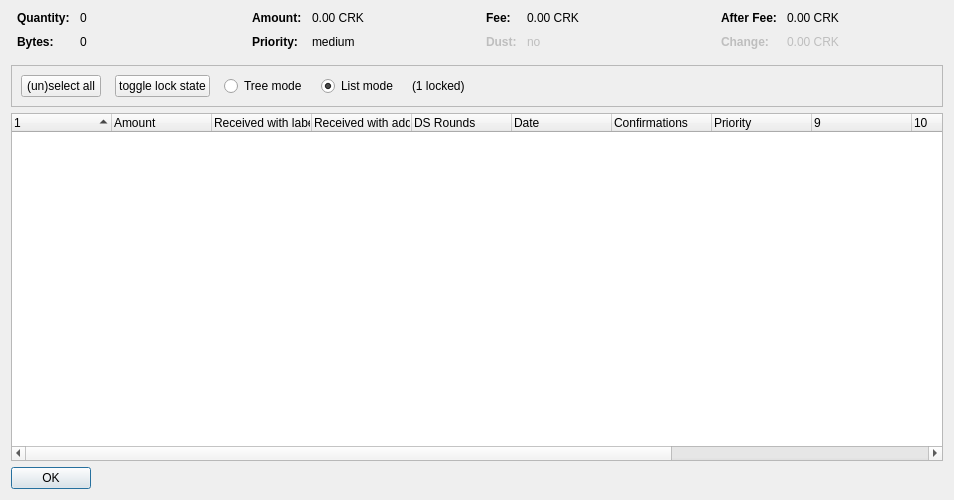
<?xml version="1.0" encoding="UTF-8"?>
<ui version="4.0">
 <class>CoinControlDialog</class>
 <widget class="QDialog" name="CoinControlDialog">
  <property name="geometry">
   <rect>
    <x>0</x>
    <y>0</y>
    <width>954</width>
    <height>500</height>
   </rect>
  </property>
  <property name="windowTitle">
   <string>Coin Selection</string>
  </property>
  <layout class="QVBoxLayout" name="verticalLayout">
   <item>
    <layout class="QHBoxLayout" name="horizontalLayoutTop" stretch="0,0,0,0">
     <property name="topMargin">
      <number>0</number>
     </property>
     <property name="bottomMargin">
      <number>10</number>
     </property>
     <item>
      <layout class="QFormLayout" name="formLayoutCoinControl1">
       <property name="horizontalSpacing">
        <number>10</number>
       </property>
       <property name="verticalSpacing">
        <number>10</number>
       </property>
       <property name="leftMargin">
        <number>6</number>
       </property>
       <property name="rightMargin">
        <number>6</number>
       </property>
       <item row="0" column="0">
        <widget class="QLabel" name="labelCoinControlQuantityText">
         <property name="font">
          <font>
           <weight>75</weight>
           <bold>true</bold>
          </font>
         </property>
         <property name="text">
          <string>Quantity:</string>
         </property>
        </widget>
       </item>
       <item row="0" column="1">
        <widget class="QLabel" name="labelCoinControlQuantity">
         <property name="cursor">
          <cursorShape>IBeamCursor</cursorShape>
         </property>
         <property name="contextMenuPolicy">
          <enum>Qt::ActionsContextMenu</enum>
         </property>
         <property name="text">
          <string notr="true">0</string>
         </property>
         <property name="textInteractionFlags">
          <set>Qt::LinksAccessibleByMouse|Qt::TextSelectableByKeyboard|Qt::TextSelectableByMouse</set>
         </property>
        </widget>
       </item>
       <item row="1" column="0">
        <widget class="QLabel" name="labelCoinControlBytesText">
         <property name="font">
          <font>
           <weight>75</weight>
           <bold>true</bold>
          </font>
         </property>
         <property name="text">
          <string>Bytes:</string>
         </property>
        </widget>
       </item>
       <item row="1" column="1">
        <widget class="QLabel" name="labelCoinControlBytes">
         <property name="cursor">
          <cursorShape>IBeamCursor</cursorShape>
         </property>
         <property name="contextMenuPolicy">
          <enum>Qt::ActionsContextMenu</enum>
         </property>
         <property name="text">
          <string notr="true">0</string>
         </property>
         <property name="textInteractionFlags">
          <set>Qt::LinksAccessibleByMouse|Qt::TextSelectableByKeyboard|Qt::TextSelectableByMouse</set>
         </property>
        </widget>
       </item>
      </layout>
     </item>
     <item>
      <layout class="QFormLayout" name="formLayoutCoinControl2">
       <property name="horizontalSpacing">
        <number>10</number>
       </property>
       <property name="verticalSpacing">
        <number>10</number>
       </property>
       <property name="leftMargin">
        <number>6</number>
       </property>
       <property name="rightMargin">
        <number>6</number>
       </property>
       <item row="0" column="0">
        <widget class="QLabel" name="labelCoinControlAmountText">
         <property name="font">
          <font>
           <weight>75</weight>
           <bold>true</bold>
          </font>
         </property>
         <property name="text">
          <string>Amount:</string>
         </property>
        </widget>
       </item>
       <item row="0" column="1">
        <widget class="QLabel" name="labelCoinControlAmount">
         <property name="cursor">
          <cursorShape>IBeamCursor</cursorShape>
         </property>
         <property name="contextMenuPolicy">
          <enum>Qt::ActionsContextMenu</enum>
         </property>
         <property name="text">
          <string notr="true">0.00 CRK</string>
         </property>
         <property name="textInteractionFlags">
          <set>Qt::LinksAccessibleByMouse|Qt::TextSelectableByKeyboard|Qt::TextSelectableByMouse</set>
         </property>
        </widget>
       </item>
       <item row="1" column="0">
        <widget class="QLabel" name="labelCoinControlPriorityText">
         <property name="font">
          <font>
           <weight>75</weight>
           <bold>true</bold>
          </font>
         </property>
         <property name="text">
          <string>Priority:</string>
         </property>
        </widget>
       </item>
       <item row="1" column="1">
        <widget class="QLabel" name="labelCoinControlPriority">
         <property name="cursor">
          <cursorShape>IBeamCursor</cursorShape>
         </property>
         <property name="contextMenuPolicy">
          <enum>Qt::ActionsContextMenu</enum>
         </property>
         <property name="text">
          <string>medium</string>
         </property>
         <property name="textInteractionFlags">
          <set>Qt::LinksAccessibleByMouse|Qt::TextSelectableByKeyboard|Qt::TextSelectableByMouse</set>
         </property>
        </widget>
       </item>
      </layout>
     </item>
     <item>
      <layout class="QFormLayout" name="formLayoutCoinControl3">
       <property name="horizontalSpacing">
        <number>10</number>
       </property>
       <property name="verticalSpacing">
        <number>10</number>
       </property>
       <property name="leftMargin">
        <number>6</number>
       </property>
       <property name="rightMargin">
        <number>6</number>
       </property>
       <item row="0" column="0">
        <widget class="QLabel" name="labelCoinControlFeeText">
         <property name="font">
          <font>
           <weight>75</weight>
           <bold>true</bold>
          </font>
         </property>
         <property name="text">
          <string>Fee:</string>
         </property>
        </widget>
       </item>
       <item row="0" column="1">
        <widget class="QLabel" name="labelCoinControlFee">
         <property name="cursor">
          <cursorShape>IBeamCursor</cursorShape>
         </property>
         <property name="contextMenuPolicy">
          <enum>Qt::ActionsContextMenu</enum>
         </property>
         <property name="text">
          <string notr="true">0.00 CRK</string>
         </property>
         <property name="textInteractionFlags">
          <set>Qt::LinksAccessibleByMouse|Qt::TextSelectableByKeyboard|Qt::TextSelectableByMouse</set>
         </property>
        </widget>
       </item>
       <item row="1" column="0">
        <widget class="QLabel" name="labelCoinControlLowOutputText">
         <property name="enabled">
          <bool>false</bool>
         </property>
         <property name="font">
          <font>
           <weight>75</weight>
           <bold>true</bold>
          </font>
         </property>
         <property name="text">
          <string>Dust:</string>
         </property>
        </widget>
       </item>
       <item row="1" column="1">
        <widget class="QLabel" name="labelCoinControlLowOutput">
         <property name="enabled">
          <bool>false</bool>
         </property>
         <property name="cursor">
          <cursorShape>IBeamCursor</cursorShape>
         </property>
         <property name="contextMenuPolicy">
          <enum>Qt::ActionsContextMenu</enum>
         </property>
         <property name="text">
          <string>no</string>
         </property>
         <property name="textInteractionFlags">
          <set>Qt::LinksAccessibleByMouse|Qt::TextSelectableByKeyboard|Qt::TextSelectableByMouse</set>
         </property>
        </widget>
       </item>
      </layout>
     </item>
     <item>
      <layout class="QFormLayout" name="formLayoutCoinControl4">
       <property name="horizontalSpacing">
        <number>10</number>
       </property>
       <property name="verticalSpacing">
        <number>10</number>
       </property>
       <property name="leftMargin">
        <number>6</number>
       </property>
       <property name="rightMargin">
        <number>6</number>
       </property>
       <item row="0" column="0">
        <widget class="QLabel" name="labelCoinControlAfterFeeText">
         <property name="font">
          <font>
           <weight>75</weight>
           <bold>true</bold>
          </font>
         </property>
         <property name="text">
          <string>After Fee:</string>
         </property>
        </widget>
       </item>
       <item row="0" column="1">
        <widget class="QLabel" name="labelCoinControlAfterFee">
         <property name="cursor">
          <cursorShape>IBeamCursor</cursorShape>
         </property>
         <property name="contextMenuPolicy">
          <enum>Qt::ActionsContextMenu</enum>
         </property>
         <property name="text">
          <string notr="true">0.00 CRK</string>
         </property>
         <property name="textInteractionFlags">
          <set>Qt::LinksAccessibleByMouse|Qt::TextSelectableByKeyboard|Qt::TextSelectableByMouse</set>
         </property>
        </widget>
       </item>
       <item row="1" column="0">
        <widget class="QLabel" name="labelCoinControlChangeText">
         <property name="enabled">
          <bool>false</bool>
         </property>
         <property name="font">
          <font>
           <weight>75</weight>
           <bold>true</bold>
          </font>
         </property>
         <property name="text">
          <string>Change:</string>
         </property>
        </widget>
       </item>
       <item row="1" column="1">
        <widget class="QLabel" name="labelCoinControlChange">
         <property name="enabled">
          <bool>false</bool>
         </property>
         <property name="cursor">
          <cursorShape>IBeamCursor</cursorShape>
         </property>
         <property name="contextMenuPolicy">
          <enum>Qt::ActionsContextMenu</enum>
         </property>
         <property name="text">
          <string notr="true">0.00 CRK</string>
         </property>
         <property name="textInteractionFlags">
          <set>Qt::LinksAccessibleByMouse|Qt::TextSelectableByKeyboard|Qt::TextSelectableByMouse</set>
         </property>
        </widget>
       </item>
      </layout>
     </item>
    </layout>
   </item>
   <item>
    <widget class="QFrame" name="frame">
     <property name="minimumSize">
      <size>
       <width>0</width>
       <height>40</height>
      </size>
     </property>
     <property name="frameShape">
      <enum>QFrame::StyledPanel</enum>
     </property>
     <property name="frameShadow">
      <enum>QFrame::Sunken</enum>
     </property>
     <layout class="QHBoxLayout" name="horizontalLayout">
      <item>
       <layout class="QHBoxLayout" name="horizontalLayoutPanel" stretch="0,0,0,0,0,0">
        <property name="spacing">
         <number>14</number>
        </property>
        <item>
         <widget class="QPushButton" name="pushButtonSelectAll">
          <property name="sizePolicy">
           <sizepolicy hsizetype="Maximum" vsizetype="Fixed">
            <horstretch>0</horstretch>
            <verstretch>0</verstretch>
           </sizepolicy>
          </property>
          <property name="text">
           <string>(un)select all</string>
          </property>
          <property name="autoDefault">
           <bool>false</bool>
          </property>
         </widget>
        </item>
        <item>
         <widget class="QPushButton" name="pushButtonToggleLock">
          <property name="sizePolicy">
           <sizepolicy hsizetype="Maximum" vsizetype="Fixed">
            <horstretch>0</horstretch>
            <verstretch>0</verstretch>
           </sizepolicy>
          </property>
          <property name="text">
           <string>toggle lock state</string>
          </property>
          <property name="autoDefault">
           <bool>false</bool>
          </property>
         </widget>
        </item>
        <item>
         <widget class="QRadioButton" name="radioTreeMode">
          <property name="sizePolicy">
           <sizepolicy hsizetype="Maximum" vsizetype="Fixed">
            <horstretch>0</horstretch>
            <verstretch>0</verstretch>
           </sizepolicy>
          </property>
          <property name="text">
           <string>Tree mode</string>
          </property>
         </widget>
        </item>
        <item>
         <widget class="QRadioButton" name="radioListMode">
          <property name="sizePolicy">
           <sizepolicy hsizetype="Maximum" vsizetype="Fixed">
            <horstretch>0</horstretch>
            <verstretch>0</verstretch>
           </sizepolicy>
          </property>
          <property name="text">
           <string>List mode</string>
          </property>
          <property name="checked">
           <bool>true</bool>
          </property>
         </widget>
        </item>
        <item>
         <widget class="QLabel" name="labelLocked">
          <property name="text">
           <string>(1 locked)</string>
          </property>
         </widget>
        </item>
        <item>
         <spacer name="horizontalSpacer">
          <property name="orientation">
           <enum>Qt::Horizontal</enum>
          </property>
          <property name="sizeHint" stdset="0">
           <size>
            <width>40</width>
            <height>20</height>
           </size>
          </property>
         </spacer>
        </item>
       </layout>
      </item>
     </layout>
    </widget>
   </item>
   <item>
    <widget class="CoinControlTreeWidget" name="treeWidget">
     <property name="contextMenuPolicy">
      <enum>Qt::CustomContextMenu</enum>
     </property>
     <property name="sortingEnabled">
      <bool>false</bool>
     </property>
     <property name="columnCount">
      <number>13</number>
     </property>
     <attribute name="headerShowSortIndicator" stdset="0">
      <bool>true</bool>
     </attribute>
     <attribute name="headerStretchLastSection">
      <bool>false</bool>
     </attribute>
     <column>
      <property name="text">
       <string/>
      </property>
     </column>
     <column>
      <property name="text">
       <string>Amount</string>
      </property>
     </column>
     <column>
      <property name="text">
       <string>Received with label</string>
      </property>
     </column>
     <column>
      <property name="text">
       <string>Received with address</string>
      </property>
     </column>
     <column>
      <property name="text">
       <string>DS Rounds</string>
      </property>
     </column>
     <column>
      <property name="text">
       <string>Date</string>
      </property>
     </column>
     <column>
      <property name="text">
       <string>Confirmations</string>
      </property>
      <property name="toolTip">
       <string>Confirmed</string>
      </property>
     </column>
     <column>
      <property name="text">
       <string>Priority</string>
      </property>
     </column>
     <column>
      <property name="text">
       <string/>
      </property>
     </column>
     <column>
      <property name="text">
       <string/>
      </property>
     </column>
     <column>
      <property name="text">
       <string/>
      </property>
     </column>
     <column>
      <property name="text">
       <string/>
      </property>
     </column>
     <column>
      <property name="text">
       <string/>
      </property>
     </column>
    </widget>
   </item>
   <item>
    <widget class="QDialogButtonBox" name="buttonBox">
     <property name="sizePolicy">
      <sizepolicy hsizetype="Maximum" vsizetype="Fixed">
       <horstretch>0</horstretch>
       <verstretch>0</verstretch>
      </sizepolicy>
     </property>
     <property name="orientation">
      <enum>Qt::Horizontal</enum>
     </property>
     <property name="standardButtons">
      <set>QDialogButtonBox::Ok</set>
     </property>
    </widget>
   </item>
  </layout>
 </widget>
 <customwidgets>
  <customwidget>
   <class>CoinControlTreeWidget</class>
   <extends>QTreeWidget</extends>
   <header>coincontroltreewidget.h</header>
  </customwidget>
 </customwidgets>
 <resources/>
 <connections/>
</ui>
